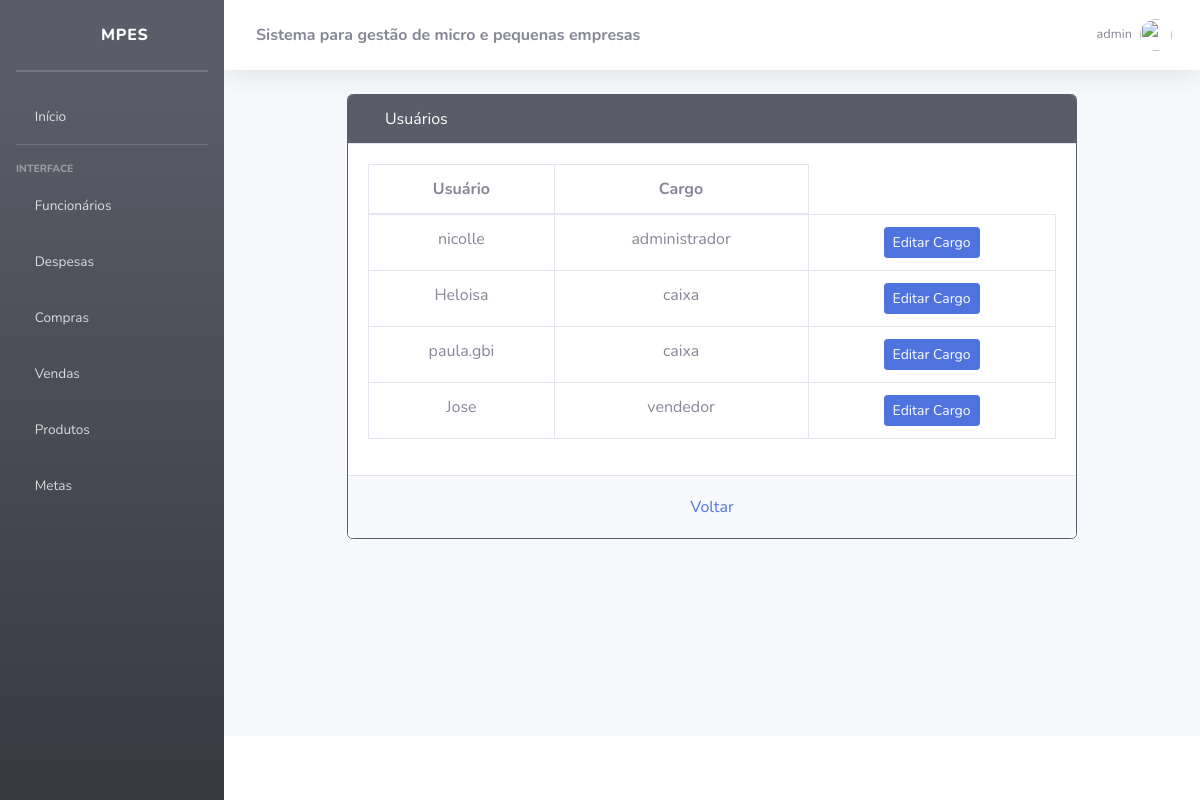
The app's page /accounts/Usuarios/ (signed in), older data.
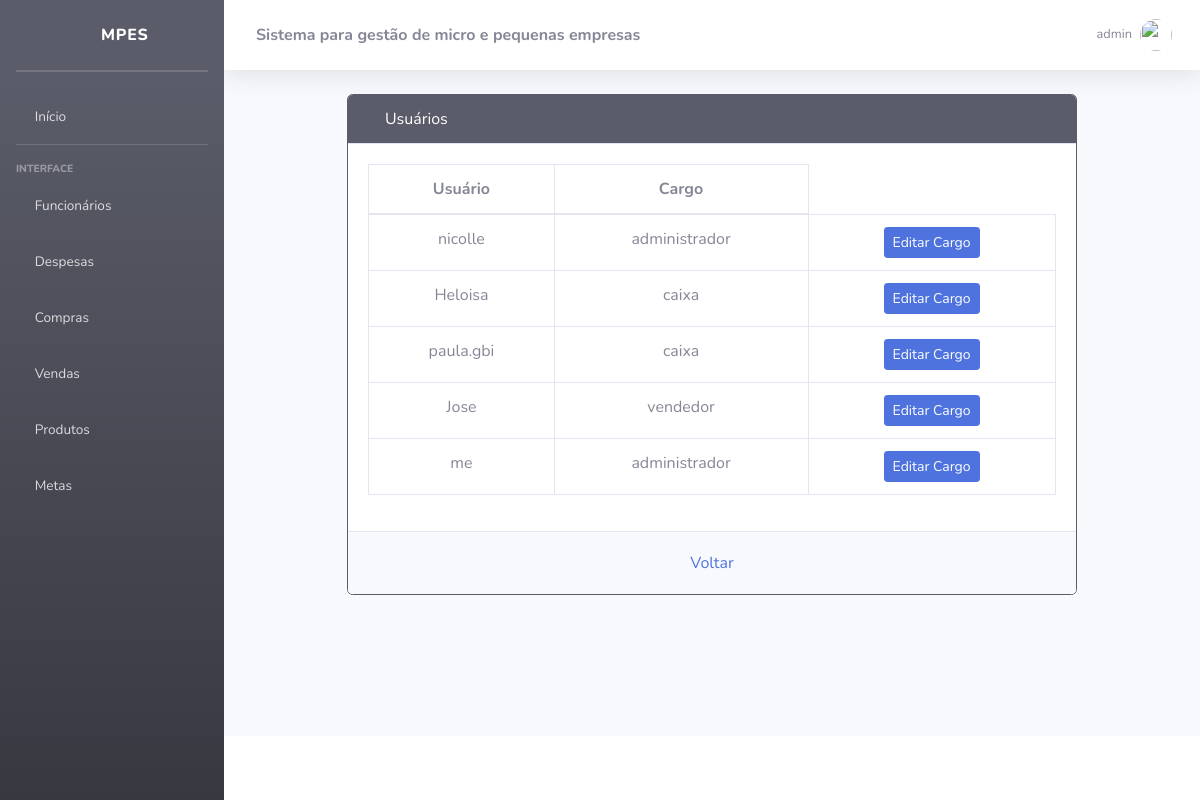
The same page, newer data.
### accounts/models.py (models this page shows)
class Usuario(User):
    ESCOLHAS_CARGO = [
        ('vendedor', 'Vendedor'),
        ('caixa', 'Caixa'),
        ('administrador','Administrador')
    ]
    data_nascimento = models.DateField(null=True, blank=True)
    cpf = models.CharField(max_length=14, unique=True, null=True, blank=True)
    telefone = models.CharField(max_length=15, null=True, blank=True)
    cargo = models.CharField(max_length=20, choices=ESCOLHAS_CARGO, blank=True, null=True)

### accounts/views.py (the view)
# urls.py: path('Usuarios/', listarUsuarios, name='listarUsuarios'),
@group_required(['administrador'], "/accounts/login/")
def listarUsuarios(request):
    usuario = Usuario.objects.all()
    return render(request, "registration/listarUsuarios.html", {'usuario': usuario})

### MPEs/utils.py (called while the page is built, shortened)
def group_required(groups, login_url=None, raise_exception=False):
    def check_perms(user):
        if user.is_superuser:
            return True
    return user_passes_test(check_perms, login_url=login_url)

### templates/registration/listarUsuarios.html
{% extends 'base.html' %}
{% block content %}
  <div class="container my-4">
    <div class="row justify-content-center">
      <div class="col-lg-10 col-md-12">
        <div class="card border-dark">
          <div class="card-header bg-dark text-white">
            <i class="fas fa-users me-2"></i>
            Usuários
          </div>
          <div class="card-body">
            <div class="table-responsive">
              <table class="table table-bordered text-center" id="dataTable" width="100%" cellspacing="0">
                <thead>
                  <tr>
                    <th>Usuário</th>
                    <th>Cargo</th>
                  </tr>
                </thead>
                <tbody>
                  {% if usuario %}
                    {% for usuarios in usuario %}
                      <tr>
                        <td>{{ usuarios.username }}</td>
                        <td>{{ usuarios.cargo }}</td>
                        <td>
                          <a href="{% url 'editarUsuario' usuarios.id %}" class="btn btn-primary btn-sm">Editar Cargo</a>
                        </td>
                      </tr>
                    {% endfor %}
                  {% else %}
                    <tr>
                      <td colspan="3" class="text-center">Nenhum usuário encontrado</td>
                    </tr>
                  {% endif %}
                </tbody>
              </table>
            </div>
          </div>
          <div class="card-footer bg-light text-center">
            <a href="{% url 'home' %}" class="btn btn-link">Voltar</a>
          </div>
        </div>
      </div>
    </div>
  </div>
{% endblock %}

Row changes from the older to the newer data that the page shows:
added Usuario: username "me", cargo "administrador"
